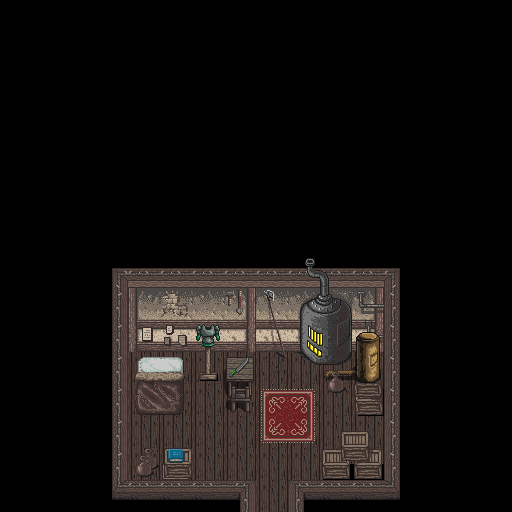

Below is a game level as drawn by its tile map, then a one-line description and the .tmx that defines it (tile-layer data replaced by summaries):
An orthogonal 16x16 tile map with 32x32 px tiles, 8 tile layers (0, 0 - Details, 1, 1 - Detail, ...), 2 tilesets and 13 objects.

<map version="1.0" orientation="orthogonal" width="16" height="16" tilewidth="32" tileheight="32">
 <properties>
  <property name="name" value="Tat's Hut" />
 </properties>
 <tileset firstgid="1" name="inside01" tilewidth="32" tileheight="32">
  <image source="../../images/tilesets/lorestrome/inside01.png" width="256" height="3507" />
 </tileset>
 <tileset firstgid="873" name="inside2" tilewidth="32" tileheight="32">
  <image source="../../images/tilesets/lorestrome/inside2.png" width="256" height="3507" />
 </tileset>
 <layer name="0" width="16" height="16">
  <properties>
   <property name="z" value="0" />
  </properties>
  <data>[256 cells, 33 non-empty, 2 distinct tile ids]</data>
 </layer>
 <layer name="0 - Details" width="16" height="16">
  <properties>
   <property name="z" value="0" />
  </properties>
  <data>[256 cells, 13 non-empty, 13 distinct tile ids]</data>
 </layer>
 <layer name="1" width="16" height="16">
  <properties>
   <property name="z" value="1" />
  </properties>
  <data>[256 cells, 18 non-empty, 17 distinct tile ids]</data>
 </layer>
 <layer name="1 - Detail" width="16" height="16">
  <properties>
   <property name="z" value="1" />
  </properties>
  <data>[256 cells, 5 non-empty, 5 distinct tile ids]</data>
 </layer>
 <layer name="2" width="16" height="16">
  <properties>
   <property name="z" value="2" />
  </properties>
  <data>[256 cells, 12 non-empty, 12 distinct tile ids]</data>
 </layer>
 <layer name="2 - Detail" width="16" height="16">
  <properties>
   <property name="z" value="2" />
  </properties>
  <data>[256 cells, 1 non-empty, 1 distinct tile ids]</data>
 </layer>
 <layer name="3" width="16" height="16">
  <properties>
   <property name="z" value="3" />
  </properties>
  <data>[256 cells, 31 non-empty, 10 distinct tile ids]</data>
 </layer>
 <layer name="3 - Detail" width="16" height="16">
  <properties>
   <property name="z" value="3" />
  </properties>
  <data>[256 cells, 2 non-empty, 2 distinct tile ids]</data>
 </layer>
 <objectgroup color="#55aaff" name="portals" width="16" height="16">
  <object x="256" y="496" width="32" height="16">
   <properties>
    <property name="map" value="test" />
    <property name="world" value="orthogonia" />
    <property name="x" value="17" />
    <property name="y" value="5" />
    <property name="z" value="1" />
   </properties>
  </object>
 </objectgroup>
 <objectgroup color="#ff0000" name="block" width="16" height="16">
  <properties>
   <property name="behavior" value="block" />
  </properties>
  <object x="96" y="256" width="32" height="256" />
  <object x="128" y="256" width="256" height="96" />
  <object x="384" y="256" width="32" height="256" />
  <object x="288" y="480" width="96" height="32" />
  <object x="128" y="480" width="128" height="32" />
  <object x="320" y="448" width="64" height="32" />
  <object x="352" y="392" width="32" height="24" />
  <object x="128" y="448" width="64" height="32" />
  <object x="192" y="368" width="32" height="16" />
  <object x="224" y="368" width="32" height="48" />
  <object x="320" y="352" width="64" height="40" />
  <object x="304" y="352" width="16" height="16" />
 </objectgroup>
</map>
